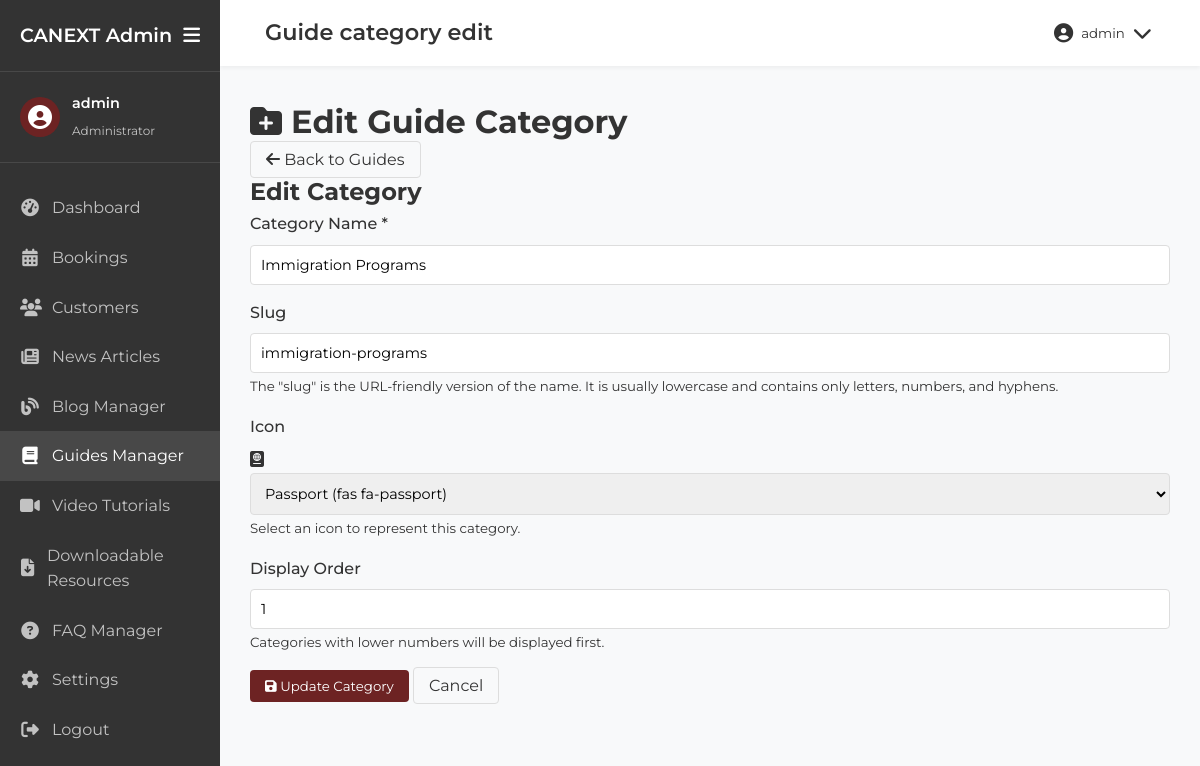
The app's page /admin/guide_category_edit.php?id=1 (signed in) with its own data.
### tables this page shows
CREATE TABLE IF NOT EXISTS `guide_categories` (
  `id` int(11) NOT NULL AUTO_INCREMENT,
  `name` varchar(255) NOT NULL,
  `slug` varchar(255) NOT NULL,
  `icon` varchar(50) NOT NULL DEFAULT 'fas fa-book',
  `display_order` int(11) NOT NULL DEFAULT 0,
  `guide_count` int(11) NOT NULL DEFAULT 0,
  `created_at` timestamp NOT NULL DEFAULT CURRENT_TIMESTAMP,
  `updated_at` timestamp NOT NULL DEFAULT CURRENT_TIMESTAMP ON UPDATE CURRENT_TIMESTAMP,
  PRIMARY KEY (`id`),
  UNIQUE KEY `slug` (`slug`)
);

### admin/includes/db_connection.php (called while the page is built, shortened)
<?php
$db_host = '193.203.184.121';
$db_user = 'u911550082_canext';
$db_pass = 'Milk@sdk14';
$db_name = 'u911550082_canext';
$conn = new mysqli($db_host, $db_user, $db_pass, $db_name);
function executeQuery($sql) {
    global $conn;
    return $conn->query($sql);
}
?>

### admin/guide_category_edit.php (the view, shortened to what this page needs)
<?php
include('includes/header.php');
include('includes/db_connection.php');
$id = '';
$name = '';
$slug = '';
$icon = 'fas fa-book';
$display_order = 0;
if (isset($_GET['id']) && !empty($_GET['id'])) {
    $id = (int)$_GET['id'];
    $sql = "SELECT * FROM guide_categories WHERE id = $id";
    $result = executeQuery($sql);
    if ($result && $result->num_rows > 0) {
        $category = $result->fetch_assoc();
        $name = $category['name'];
        $slug = $category['slug'];
        $icon = $category['icon'];
        $display_order = $category['display_order'];
    } else {
        header('Location: guides.php');
        exit;
    }
}
$common_icons = [
    'fas fa-book' => 'Book',
    'fas fa-passport' => 'Passport',
    'fas fa-graduation-cap' => 'Graduation Cap',
    'fas fa-plane' => 'Plane',
    'fas fa-users' => 'Users/Family',
    'fas fa-briefcase' => 'Briefcase/Work',
    'fas fa-university' => 'University',
    'fas fa-landmark' => 'Landmark/Government',
    'fas fa-file-alt' => 'Document',
    'fas fa-globe' => 'Globe',
    'fas fa-flag' => 'Flag',
    'fas fa-home' => 'Home',
    'fas fa-map-marker-alt' => 'Location'
];
?>
<div class="admin-page-title">
    <h1><i class="fas fa-folder-plus"></i> <?php echo empty($id) ? 'Add New' : 'Edit'; ?> Guide Category</h1>
    <div class="admin-page-actions">
        <a href="guides.php" class="btn btn-secondary btn-sm">
            <i class="fas fa-arrow-left"></i> Back to Guides
        </a>
    </div>
</div>
<div class="admin-card">
    <div class="admin-card-header">
        <h2><?php echo empty($id) ? 'Add New' : 'Edit'; ?> Category</h2>
    </div>
    <div class="admin-card-body">
        <form method="post" action="">
            <div class="form-group">
                <label for="name">Category Name <span class="text-danger">*</span></label>
                <input type="text" class="form-control" id="name" name="name" value="<?php echo $name; ?>" required>
            </div>
            <div class="form-group">
                <label for="slug">Slug</label>
                <input type="text" class="form-control" id="slug" name="slug" value="<?php echo $slug; ?>" placeholder="Leave blank to auto-generate">
                <small class="form-text text-muted">The "slug" is the URL-friendly version of the name. It is usually lowercase and contains only letters, numbers, and hyphens.</small>
            </div>
            <div class="form-group">
                <label for="icon">Icon</label>
                <div class="input-group">
                    <div class="input-group-prepend">
                        <span class="input-group-text"><i class="<?php echo $icon; ?>"></i></span>
                    </div>
                    <select class="form-control" id="icon" name="icon">
                        <?php foreach ($common_icons as $icon_class => $icon_name): ?>
                        <option value="<?php echo $icon_class; ?>" <?php echo $icon === $icon_class ? 'selected' : ''; ?>>
                            <?php echo $icon_name; ?> (<?php echo $icon_class; ?>)
                        </option>
                        <?php endforeach; ?>
                    </select>
                </div>
                <small class="form-text text-muted">Select an icon to represent this category.</small>
            </div>
            <div class="form-group">
                <label for="display_order">Display Order</label>
                <input type="number" class="form-control" id="display_order" name="display_order" value="<?php echo $display_order; ?>" min="0">
                <small class="form-text text-muted">Categories with lower numbers will be displayed first.</small>
            </div>
            <div class="form-actions">
                <button type="submit" class="btn btn-primary">
                    <i class="fas fa-save"></i> <?php echo empty($id) ? 'Add Category' : 'Update Category'; ?>
                </button>
                <a href="guides.php" class="btn btn-secondary">Cancel</a>
            </div>
        </form>
    </div>
</div>
<?php include('includes/footer.php'); ?>

### admin/css/admin-styles.css (style rules this page uses)
:root { --color-cream: #FEF9E1; --color-gold: #E5D0AC; --color-red: #e51f13; --color-burgundy: #6D2323; --color-dark: #333333; --color-light: #FFFFFF; --color-gray: #f5f5f5; --color-gray-dark: #777777; --font-primary: 'Montserrat', sans-serif; --font-secondary: 'Lora', serif; --transition: all 0.3s ease; --sidebar-width: 250px; --sidebar-collapsed-width: 70px; }
*, *::before, *::after { margin: 0; padding: 0; box-sizing: border-box; }
body { font-family: var(--font-primary); background-color: #f8f9fa; color: var(--color-dark); line-height: 1.6; }
a { text-decoration: none; color: inherit; }
button { cursor: pointer; font-family: var(--font-primary); }
.btn-primary { background-color: var(--color-burgundy); color: white; border: none; padding: 8px 15px; border-radius: 4px; cursor: pointer; }
.btn-secondary { background-color: #f8f9fa; border: 1px solid #ddd; padding: 8px 15px; border-radius: 4px; cursor: pointer; }
.form-group { margin-bottom: 15px; }
.form-group label { display: block; margin-bottom: 8px; font-weight: 500; }
.form-group input, .form-group select, .form-group textarea { width: 100%; padding: 10px; border: 1px solid #ddd; border-radius: 4px; font-family: var(--font-primary); font-size: 0.9rem; }

### records on screen
guide_categories: name "Immigration Programs", slug "immigration-programs", icon "Passport (fas fa-passport)", display_order "1"

### other values on screen
$_SESSION['admin_username'] "admin"
str_replace(array('.php', '_'), array('', ' '), $current_page) "Guide category edit"
